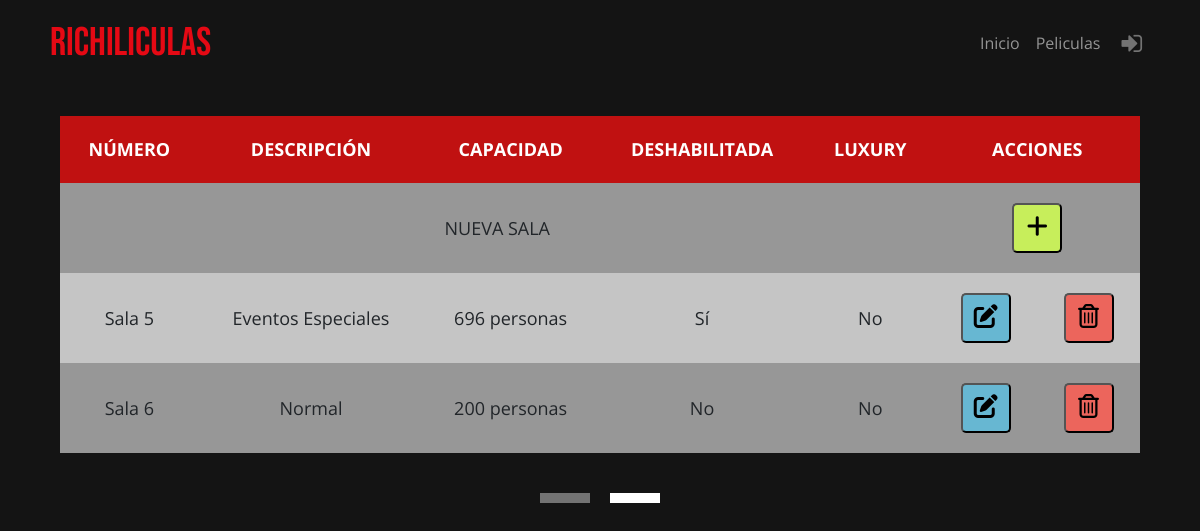
Screenshot of /controlador/admin/controlador_admin_salas.php?pagina_sala=2 with the database file from the repository.
### tables this page shows
CREATE TABLE `sala` (
  `id_sala` smallint(6) NOT NULL,
  `descripcion` varchar(2000) DEFAULT NULL,
  `capacidad` smallint(6) DEFAULT NULL,
  `habilitada` tinyint(1) NOT NULL,
  `luxury` tinyint(1) NOT NULL
);

### modelo/conexion.php (called while the page is built)
<?php
class Conexion
{
    private $servidor = "localhost";
    private $usuario = "root";
    private $clave = "";
    private $dbname = "cine";
    function conex()
    {
        try {
            return new PDO("mysql:host=$this->servidor;dbname=$this->dbname;charset=utf8", $this->usuario, $this->clave);
        } catch (PDOException $e) {
            return "Error" . $e->getMessage();
        }
    }
}
?>

### modelo/paginacion.php (called while the page is built, shortened)
<?php
include_once("conexion.php");
class Paginacion extends Conexion
{
    private $pagactual;
    private $resultadoporpag;
    private $indice;
    private $totalpag;
    private $conexion;
    private $tabla;
    function __construct($resultadoporpag, $tabla)
    {
        $this->tabla = $tabla;
        $this->conexion = parent::conex();
        $this->resultadoporpag = $resultadoporpag;
        $this->indice = 0;
        $this->pagactual = 1;
        $this->conexion = parent::conex();
        $this->calcularPag();
    }
    function calcularPag()
    {
        if ($this->tabla == 'pelicula' || $this->tabla == 'pelicula_admin') {
            $stmt = $this->conexion->prepare("SELECT COUNT(DISTINCT pelicula.id_pelicula) as total FROM pelicula;");
        } elseif ($this->tabla == 'sala') {
            $stmt = $this->conexion->prepare("SELECT COUNT(DISTINCT sala.id_sala) as total FROM sala;");
        }elseif ($this->tabla == 'usuario') {
            $stmt = $this->conexion->prepare("SELECT COUNT(DISTINCT usuario.id_usuario) as total FROM usuario;");
        }elseif ($this->tabla == 'entradas') {
            $stmt = $this->conexion->prepare("SELECT COUNT(DISTINCT reserva.id_reserva) as total FROM reserva;");
        }
        $stmt->execute();
        $this->numresultados = $stmt->fetch(PDO::FETCH_OBJ)->total;
        $this->totalpag = $this->numresultados / $this->resultadoporpag;
        if ($this->tabla == 'pelicula') {
            if (isset($_GET['pagina'])) {
                if (is_numeric($_GET['pagina'])) {
                    $this->pagactual = $_GET['pagina'];
                } else {
                    $this->pagactual = 1;
                }
                $this->indice = ($this->pagactual - 1) * ($this->resultadoporpag);
            }
        } elseif ($this->tabla == 'sala') {
            if (isset($_GET['pagina_sala'])) {
                if (is_numeric($_GET['pagina_sala'])) {
                    $this->pagactual = $_GET['pagina_sala'];
                } else {
                    $this->pagactual = 1;
                }
                $this->indice = ($this->pagactual - 1) * ($this->resultadoporpag);
            }
        }
    }
    function mostrar()
    {
        try {
            if ($this->tabla == 'pelicula' || $this->tabla == 'pelicula_admin') {
                $stmt = $this->conexion->prepare("SELECT DISTINCT id_pelicula, nombre,imagen,sinopsis,duracion, url, clasificacion,categoria, fecha_estreno FROM pelicula ORDER BY fecha_estreno DESC, id_pelicula ASC LIMIT $this->indice, $this->resultadoporpag;");
            } elseif ($this->tabla == 'sala') {
                $stmt = $this->conexion->prepare("SELECT DISTINCT id_sala,descripcion,capacidad,habilitada,luxury FROM sala ORDER BY id_sala LIMIT $this->indice, $this->resultadoporpag;");
            } elseif ($this->tabla == 'usuario') {
                $stmt = $this->conexion->prepare("SELECT DISTINCT id_usuario,nombre,apellido,correo,contrasena,rol FROM usuario ORDER BY id_usuario LIMIT $this->indice, $this->resultadoporpag;");
            }
            $stmt->execute();
            $registroarray = $stmt->fetchAll(PDO::FETCH_ASSOC);
            return $registroarray;
        } catch (PDOException $e) {
            echo "Error" . $e->getMessage();
        }
    }
    function numeritos()
    {
        $array = array();
        for ($i = 0; $i < $this->totalpag; $i++) {
            $array[] = $i + 1;
        }
        return $array;
    }
}

### vista/sala/sala_admin.php (the view, shortened to what this page needs)
<!DOCTYPE html>
<html lang="en">
<head>
    <link rel="stylesheet" href="vista/css/tablasAdmin.css">
    <link rel="stylesheet" href="vista/css/estilos.css">
    <link href="https://cdn.jsdelivr.net/npm/bootstrap@5.3.0-alpha1/dist/css/bootstrap.min.css" rel="stylesheet">
</head>
<body>
    <?php
    include "vista/menu.php";
    ?>
    <table id='table'>
        <thead>
            <th>NÚMERO</th>
            <th>DESCRIPCIÓN</th>
            <th>CAPACIDAD</th>
            <th>DESHABILITADA</th>
            <th>LUXURY</th>
            <th colspan="2">ACCIONES</th>
        </thead>
        <tr>
            <td colspan="5">NUEVA SALA</td>
            <td colspan="2">
                <form method="post" action="index.php">
                    <button class="insert" name="anadir_sala_admin" title="Añadir"><i class='fas fa-plus' style='font-size:24px'></i></button>
                </form>
            </td>
        </tr>
        <?php
        foreach ($arraysalaspaginado as $row) {
        ?>
            <tr>
                <td data-titulo='Número'><?php echo 'Sala ' . $row['id_sala'] - 1 ?></td>
                <td data-titulo='Descripción'><?php echo $row['descripcion'] ?></td>
                <td data-titulo='Capacidad'><?php echo $row['capacidad'] . ' personas' ?></td>
                <td data-titulo='Habilitada'>
                    <?php if ($row['habilitada'] == 1) {
                        echo 'Sí';
                    } else {
                        echo 'No';
                    } ?>
                </td>
                <td data-titulo='Luxury'>
                    <?php if ($row['luxury'] == 1) {
                        echo 'Sí';
                    } else {
                        echo 'No';
                    } ?>
                </td>
                <td>
                    <form method="post" action="index.php">
                        <button class="edit" name="editar_sala" title="Editar"><i class='fas fa-edit' style='font-size:24px'></i></button>
                    </form>
                </td>
                <td>
                    <form method="post" action="index.php">
                        <button class="trash" name="borrar_sala_admin" title="Borrar"><i class='far fa-trash-alt' style='font-size:24px'></i></button>
                    </form>
                </td>
            </tr>
        <?php
        }
        ?>
    </table>
    <div id='contain'>
        <div id='dentro' style="margin-top: 0px; margin-bottom:40px">
            <?php
            foreach ($num_sala as $a) {
                if (isset($_GET["pagina_sala"])) {
                    if ($_GET["pagina_sala"] == $a) {
            ?>
                        <a href='?pagina_sala=<?= ($a) ?>'>
                            <div id='colorea' class='dentro'></div>
                        </a>
                    <?php
                    } else {
                    ?>
                        <a href='?pagina_sala=<?= ($a) ?>'>
                            <div class='dentro'></div>
                        </a>
                    <?php
                    }
                }
            }
            ?>
        </div>
    </div>
</body>
</html>

### vista/css/tablasAdmin.css (style rules this page uses)
table { background-color: white; text-align: center; border-collapse: collapse; margin: 0 auto; font-size: 18px; width: 90%; margin-top: 30px; }
th, td { padding: 20px; }
th { background-color: #c01111; border-bottom: solid 5px #0F362D; color: white; }
tr:nth-child(even) { background-color: #c5c5c5; }
tr:nth-child(odd) { background-color: rgb(151, 151, 151); }
button.edit { background-color: #67b7d2; border-radius: 5px; width: 50px; height: 50px; }
button.trash { background-color: #ec655c; border-radius: 5px; width: 50px; height: 50px; }
button.insert { background-color: #c7ee5b; border-radius: 5px; width: 50px; height: 50px; }

### vista/css/estilos.css (style rules this page uses)
:root { --rojo: #E50914; --fondo: #141414; }
* { margin: 0; padding: 0; box-sizing: border-box; }
body { background: var(--fondo); font-family: 'Open Sans', sans-serif; }
#contain { margin-top: 40px; background-color: transparent; display: flex; justify-content: center; align-items: center; }
#dentro { background-color: transparent; position: relative; width: 50%; margin: 0; display: flex; justify-content: center; align-items: center; gap: 20px 20px; flex-wrap: wrap; }
#dentro a { text-decoration: none; }
.dentro { background-color: #737373; color: white; width: 50px; height: 10px; display: flex; text-align: center; justify-content: center; align-items: center; }
#colorea { background-color: white; color: white; font-weight: bold; }

### rows the page displays
sala: $row['id_sala']-1 "5", descripcion "Eventos Especiales", capacidad "696", habilitada "Sí", luxury "No"
sala: $row['id_sala']-1 "6", descripcion "Normal", capacidad "200", habilitada "No", luxury "No"
